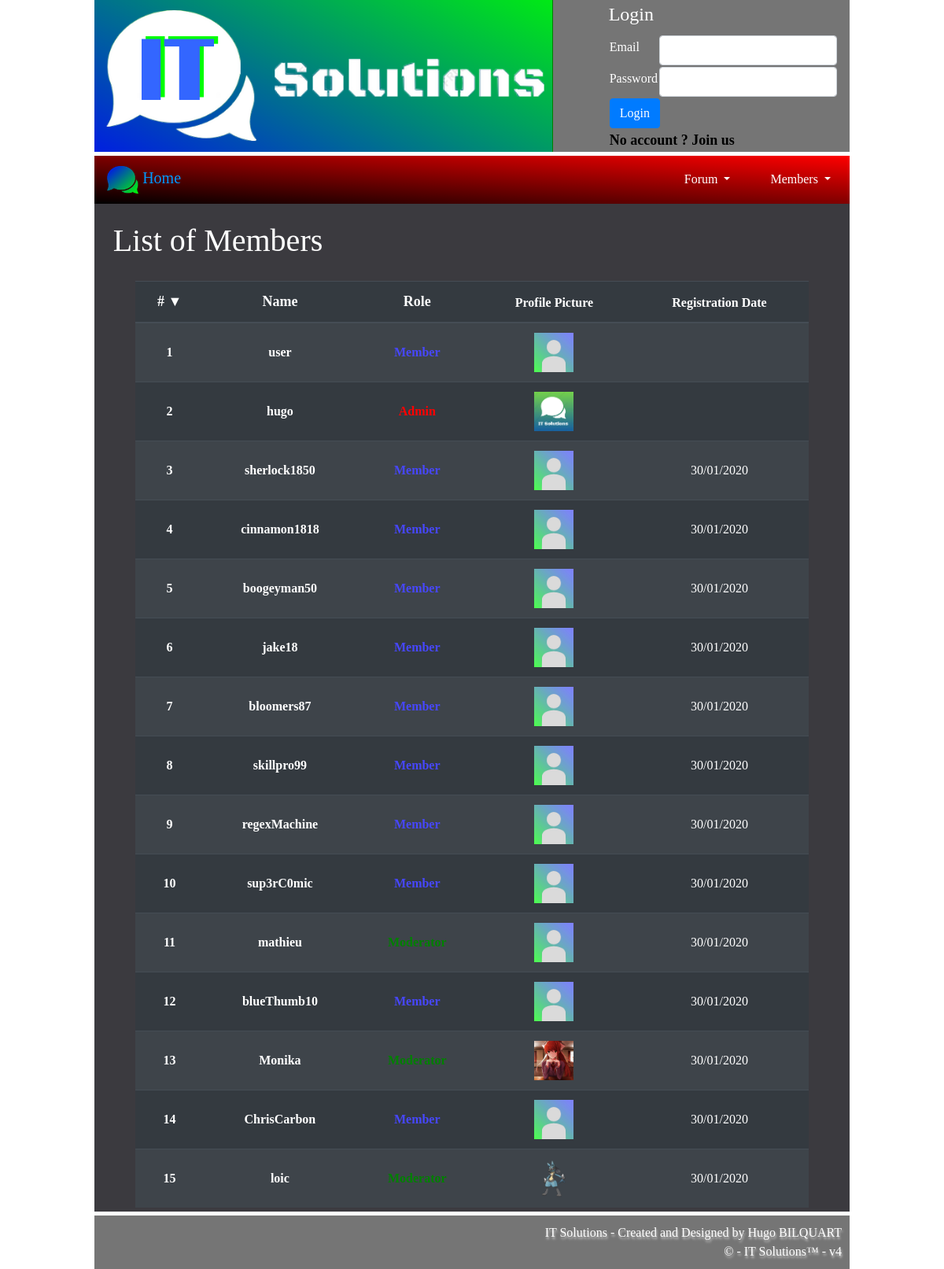
/index.php?page=memberList, run on the app's committed database.
### tables this page shows
CREATE TABLE `users` (
	`id`	INTEGER NOT NULL PRIMARY KEY AUTOINCREMENT,
	`name`	TEXT NOT NULL,
	`password`	TEXT NOT NULL,
	`email`	TEXT NOT NULL,
	`role`	INTEGER NOT NULL DEFAULT 1,
	`profile_pic`	TEXT NOT NULL,
	`country`	TEXT,
	`birth_date`	TEXT,
	`biography`	TEXT,
	`signature`	TEXT,
	`registration_date`	DATETIME NOT NULL,
	`isMuted`	INTEGER NOT NULL DEFAULT 0
);

### memberlist.php (the view, shortened to what this page needs)
<h1 class="page_name">List of Members</h1>
<?php
	$connBDD = DBConnection();
	$req = 'SELECT id,name,role,profile_pic,registration_date FROM users WHERE role != 0';
?>
<table class="table table-dark table-striped table_memberlist">
	<thead>
		<tr>
			<th scope="col"><a href="<?php echo redirectURL('id')?>" title="Order by ID" class="filterLink"><?php echo memberlistIndex('id'); ?></a></th>
			<th scope="col"><a href="<?php echo redirectURL('name')?>" title="Order by name" class="filterLink"><?php echo ucfirst(memberlistIndex('name')); ?></a></th>
			<th scope="col"><a href="<?php echo redirectURL('role')?>" title="Order by role" class="filterLink"><?php echo ucfirst(memberlistIndex('role')); ?></a></th>
			<th scope="col">Profile Picture</th>
			<th scope="col">Registration Date</th>
		</tr>
	</thead>
	<tbody>
		<?php
			$results = $connBDD->query($req);
			if($results) {
				$members = $results->fetchAll(PDO::FETCH_ASSOC);
				foreach ($members as $key => $value) {
					echo "<tr>";
					foreach ($members[$key] as $keys => $values) {
						switch ($keys) {
							case "id" :
								?>
									<th scope="row">
										<?php echo $members[$key][$keys]; ?>
									</th>
								<?php
								break;
							case "name" :
								?>
									<td class="index_table_memberlist name">
										<a href="index.php?page=profile&user=<?php echo $members[$key][$keys]; ?>" class="memberlist_namelink" title="Profile of <?php echo $members[$key][$keys]; ?>">
											<?php echo $members[$key][$keys]; ?>
										</a>
									</td>
								<?php
								break;
							case "profile_pic" :
								?>
									<td class="index_table_memberlist">
										<a href="index.php?page=profile&user=<?php echo $members[$key]['name']; ?>" title="Profile of <?php echo $members[$key]['name']; ?>">
											<img src="<?php echo $members[$key][$keys]; ?>" alt="<?php echo $members[$key][$keys]; ?>" class="memberlist_picture">
										</a>
									</td>
								<?php
								break;
							case "role" :
								switch ($values) {
									case '1':
										?>
											<td class="index_table_memberlist role"><span class="member_role">Member</span></td>
										<?php
										break;
									case '2':
										?>
											<td class="index_table_memberlist role"><span class="moderator_role">Moderator</span></td>
										<?php
										break;
									case '3':
										?>
											<td class="index_table_memberlist role"><span class="admin_role">Admin</span></td>
										<?php
										break;
								}
								break;
							default:
								?>
									<td class="index_table_memberlist <?php echo $members[$key][$keys]; ?>"><?php echo $members[$key][$keys]; ?></td>
								<?php
								break;
						}
					}
				}
			}
		?>
	</tbody>
</table>
<?php
	function redirectURL($filter) {
		if(isset($_GET['orderby'])) {
            if(isset($_GET['desc'])) {
                if($_GET['orderby'] == $filter) {
                    return 'index.php?page=memberList&orderby='.$filter;
                }
                else {
                    return 'index.php?page=memberList&orderby='.$filter;
                }
            }
            else if ($_GET['orderby'] == $filter) {
                return 'index.php?page=memberList&orderby='.$filter.'&desc';
            }
            else {
                return 'index.php?page=memberList&orderby='.$filter;
            }
        }
        else {
            return 'index.php?page=memberList&orderby='.$filter;
        }
	}
	function memberlistIndex($indexName) {
		if(isset($_GET['orderby'])) {
			$arrow = '▼';
			if(isset($_GET['desc'])) {
				$arrow = '▲';
			}
			if($indexName == $_GET['orderby']) {
				if($indexName == 'id') {
					return "# ".$arrow;
				}
				else {
					return $indexName.' '.$arrow;
				}
			}
			else if($indexName == 'id') {
				return '#';
			}
			else {
				return $indexName;
			}
		}
		else {
			if($indexName == 'id') {
				return "# ▼";
			}
			else {
				return $indexName;
			}
		}
	}
?>

### style/style.css (style rules this page uses)
body { background: url(../images/wallpaper_default.png); display: cover; font-family: index; color: white; margin: auto; }
h1,h2,h3,span,p,a { font-family: index; color: white; }
a { color: #83caf7; }
.page_name { font-family: index; color: white; padding: 2%; }
table.table_memberlist { margin: auto; width: 90%; font-family: index; }
table.table_memberlist { vertical-align: middle; }
table.table_memberlist th,table.table_memberlist td { text-align: center; vertical-align: middle; }
a.memberlist_namelink { text-decoration: none; font-weight: bold; color: white; -moz-transition-property: color; -moz-transition-duration: 0.5s; }
a.filterLink { font-size: large; color: white; text-decoration: none; -moz-transition-property: color; -moz-transition-duration: 0.5s; }
img.memberlist_picture { height: 50px; width: 50px; }
span.member_role { color: #4747ff; font-weight: bold; }
span.moderator_role { color: green; font-weight: bold; }
span.admin_role { color: red; font-weight: bold; }

### data on the page
users: id "1", name "user", role "Member", profile_pic (placeholder picture)
users: id "2", name "hugo", role "Admin", profile_pic (picture)
users: id "3", name "sherlock1850", role "Member", profile_pic (picture), registration_date "30/01/2020"
users: id "4", name "cinnamon1818", role "Member", profile_pic (picture), registration_date "30/01/2020"
users: id "5", name "boogeyman50", role "Member", profile_pic (picture), registration_date "30/01/2020"
users: id "6", name "jake18", role "Member", profile_pic (picture), registration_date "30/01/2020"
users: id "7", name "bloomers87", role "Member", profile_pic (picture), registration_date "30/01/2020"
users: id "8", name "skillpro99", role "Member", profile_pic (picture), registration_date "30/01/2020"
users: id "9", name "regexMachine", role "Member", profile_pic (picture), registration_date "30/01/2020"
users: id "10", name "sup3rC0mic", role "Member", profile_pic (picture), registration_date "30/01/2020"
users: id "11", name "mathieu", profile_pic (picture), registration_date "30/01/2020"
users: id "12", name "blueThumb10", role "Member", profile_pic (picture), registration_date "30/01/2020"
users: id "13", name "Monika", profile_pic (picture), registration_date "30/01/2020"
users: id "14", name "ChrisCarbon", role "Member", profile_pic (picture), registration_date "30/01/2020"
users: id "15", name "loic", profile_pic (picture), registration_date "30/01/2020"

### other printed values
memberlistIndex('id') "# ▼"
memberlistIndex('name') "Name"
memberlistIndex('role') "Role"
